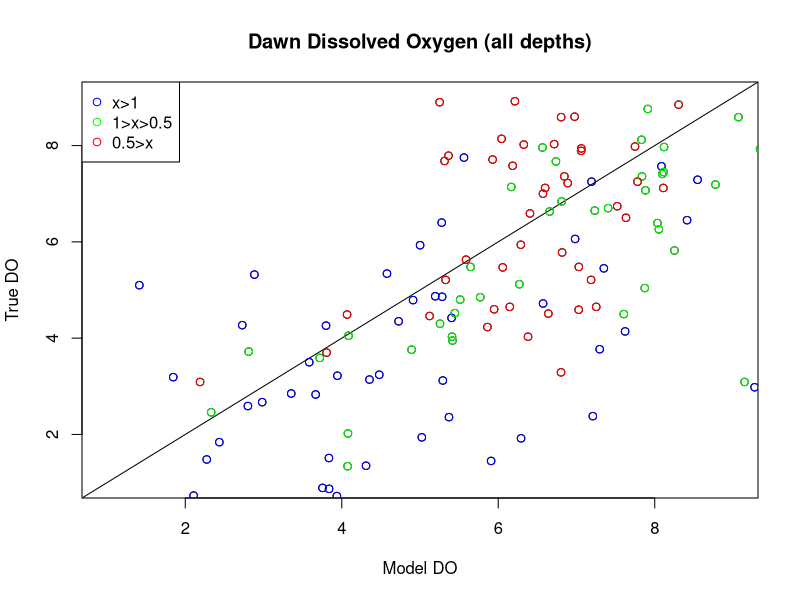

This figure's R source:
dat <- read.csv("DO-Sampling/_dat/Data/DawnDuskDO.csv")

#DO Model Function----
DO_fun<-function(t,x,parms)
{
  DO<-x
  tempC<-parms["tempC"]
  Z<-parms["Z"]
  k<-parms["k"]
  WR<-0.07203515/60 #lake average water respiration in g/m^3/min
  # DO Saturation at a given temperature        
  DOsat<-4.09+(10.5*exp(-0.0371*tempC)) #nothing can change here
  SR<- ((((0.287*tempC-2.5)*44.661)*0.7)*0.001)/60
  # diffusive exchange
  DE<-(DO*DOsat)*(2.2*10^-5)*(k^-1)*60*10^-2 #nothing to change here but the 60/10 situation
  # below is eq 2. but i am not sure the do term should be ther
  #dDO<- DO - SR*Z^-1 + WR +DE*Z^-1
  dDO<- -1*(SR*Z^-1+WR+DE*Z^-1)
  return(list(dDO))
}


#Optimizing K----
Do_fit<-function(p,dat){
  K<-p
  dat$Z<- dat$depth2-dat$depth #9 boards in the WCS
  dat$tempC<-dat$Temp_C
  dat$DawnDO_Mod<-NA 
  for (i in 1:NROW(dat)){
    DO_dusk<-dat$DO_dusk[i]
    parms=c(tempC = dat$tempC[i], Z = dat$Z[i], k=(K*(dat$Z[i]/dat$depth2[i])))
    solution<- deSolve::ode(
      y=DO_dusk, 
      times=c(0:(10*60)), 
      func=DO_fun,
      parms= parms,
      method="euler")
    dat$DawnDO_Mod[i]<-solution[601,2]
  }
  dat$DawnDO_Mod<-dat$DO_dusk-dat$DawnDO_Mod
  # compare predicted to observed
  resid<- dat$DO_dawn-dat$DawnDO_Mod
  ss_res<- sum(resid^2) # sum of square residuals, minimize error
  return(ss_res)
}

# test to see if function is behaving
Do_fit (p=0.08,dat)

Fig<-optimize(Do_fit, dat, interval=c(0,0.15), tol=0.01)







#Using new k value 
####Check Model against real data----
dat <- read.csv("DO-Sampling/_dat/Data/DawnDuskDO.csv")
dat$Z<- dat$depth2-dat$depth #9 boards in the WCS
dat$tempC<-dat$Temp_C
dat$k<-0.0606*(dat$Z/dat$depth2) #depth from pt 2 bttmm/total depth
dat$DawnDO_Mod<-NA 
for (i in 1:NROW(dat))
{
  DO_dusk<-dat$DO_dusk[i]
  parms=c(tempC = dat$tempC[i], Z = dat$Z[i], k=dat$k[i])
  solution<- deSolve::ode(
    y=DO_dusk, 
    times=c(0:(10*60)), 
    func=DO_fun,
    parms= parms,
    method="euler")
  dat$DawnDO_Mod[i]<-solution[601,2]
}

dat$DawnDO_Mod<-dat$DO_dusk-dat$DawnDO_Mod

plot(dat$DO_dawn~dat$DawnDO_Mod, main="Dawn Dissolved Oxygen (all depths)", xlab="Model DO", ylab="True DO", ylim=c(1,9), xlim=c(1,9))
abline(0,1)
dat1<-subset(dat, dat$depth>=1)
points(dat1$DO_dawn~dat1$DawnDO_Mod, col="blue")
dat6<-subset(dat, dat$depth<1&dat$depth>0.5)
points(dat6$DO_dawn~dat6$DawnDO_Mod, col="green")
dat2<-subset(dat, dat$depth<0.5)
points(dat2$DO_dawn~dat2$DawnDO_Mod, col="red")
legend("topleft",legend=c("x>1","1>x>0.5","0.5>x"),
       col=c("blue","green","red"),pch=1,bg="white")
